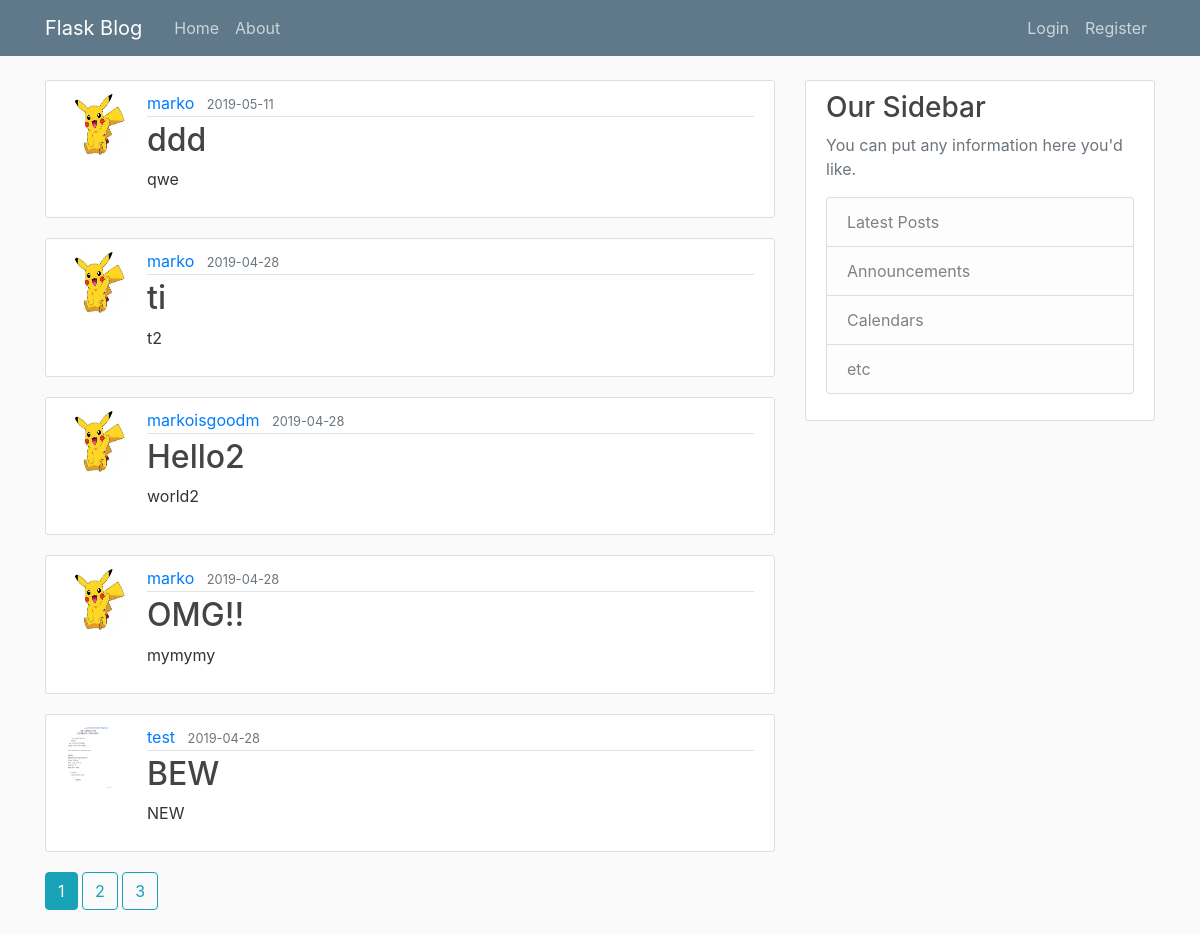
Page /home on the earlier database version.
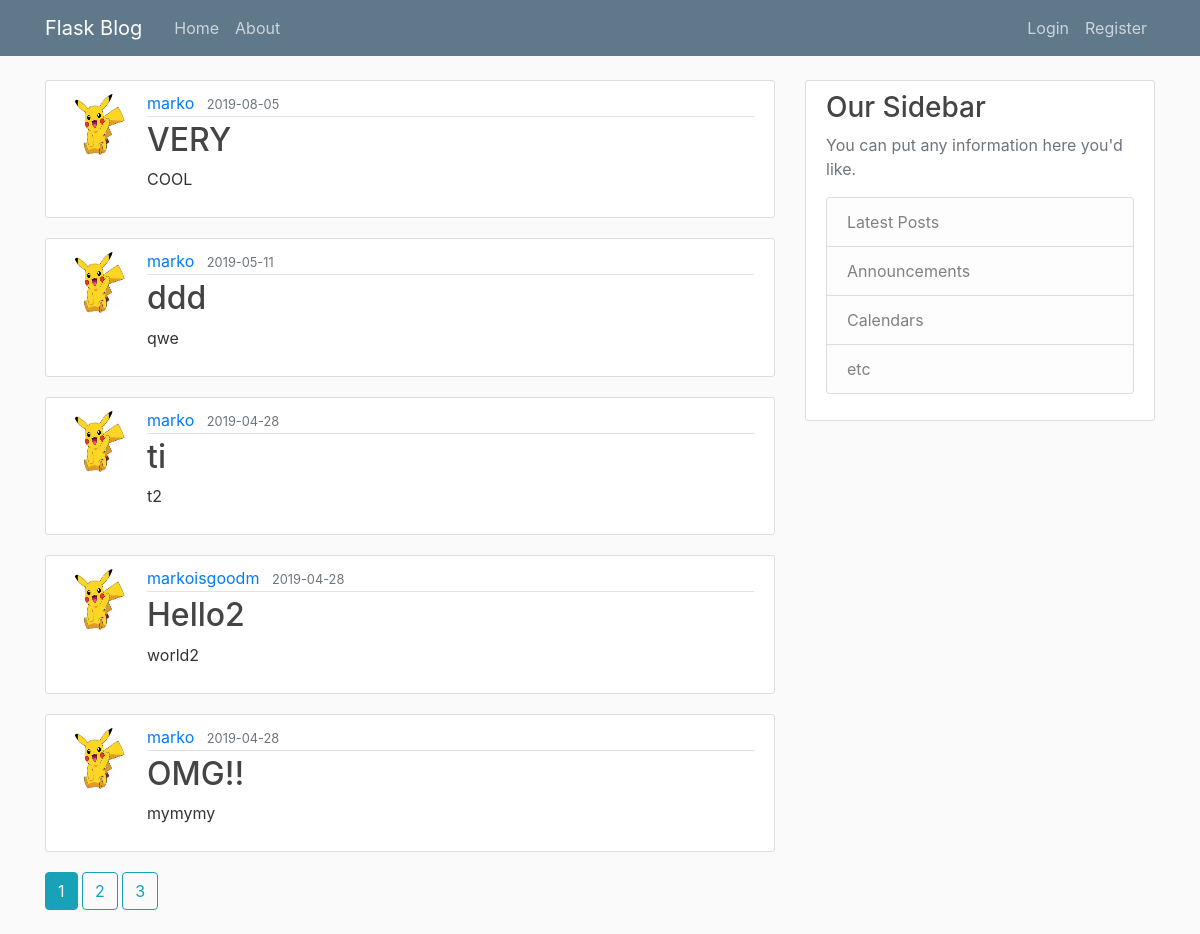
Same page on the later database version.
### flaskblog/models.py (models this page shows, shortened)
class Post(db.Model):
    id = db.Column(db.Integer, primary_key=True)
    title = db.Column(db.String(100), nullable=False)
    date_posted = db.Column(db.DateTime, nullable=False, default=datetime.utcnow)
    content = db.Column(db.Text, nullable=False)
    user_id = db.Column(db.Integer, db.ForeignKey('user.id'), nullable=False)

class User(db.Model, UserMixin):
    id = db.Column(db.Integer, primary_key=True)
    username = db.Column(db.String(20), unique=True, nullable=False)
    email = db.Column(db.String(120), unique=True, nullable=False)
    image_file = db.Column(db.String(20), nullable=False, default='default.jpg')
    password = db.Column(db.String(60), nullable=False)
    posts = db.relationship('Post', backref='author', lazy=True)

### flaskblog/main/routes.py (the view)
@main.route("/")
@main.route("/home")
def home():
    page = request.args.get('page', default=1, type=int)
    posts = Post.query.order_by(Post.date_posted.desc()).paginate(page=page, per_page=5)
    return render_template("home.html", posts=posts)

### flaskblog/templates/home.html
{% extends "layout.html" %}
{% block content %}
    {% for post in posts.items %}
        <article class="media content-section">
          <img class="rounded-circle article-img" src="{{ url_for('static', filename='profile_pics/' + post.author.image_file) }}">
          <div class="media-body">
            <div class="article-metadata">
              <a class="mr-2" href="{{ url_for('users.user_posts', username=post.author.username) }}">{{ post.author.username }}</a>
              <small class="text-muted">{{ post.date_posted.strftime('%Y-%m-%d') }}</small>
            </div>
            <h2><a class="article-title" href="{{ url_for('posts.post', post_id=post.id) }}">{{ post.title }}</a></h2>
            <p class="article-content">{{ post.content }}</p>
          </div>
        </article>
    {% endfor %}
    {% for page_num in posts.iter_pages(left_edge=1, right_edge=1, left_current=1, right_current=2) %}
        {% if page_num %}
            {% if posts.page == page_num %}
                <a class="btn btn-info mb-4" href="{{ url_for('main.home', page=page_num)}}">{{ page_num }}</a>
            {% else %}
                <a class="btn btn-outline-info mb-4" href="{{ url_for('main.home', page=page_num)}}">{{ page_num }}</a>
            {% endif %}
        {% else %}
            ...
        {% endif %}
    {% endfor %}
{% endblock content %}

### flaskblog/templates/layout.html (shortened to what this page needs)
<!DOCTYPE html>
<html>
<head>
    <link rel="stylesheet" href="https://stackpath.bootstrapcdn.com/bootstrap/4.3.1/css/bootstrap.min.css">
    <link rel="stylesheet" type="text/css" href="{{ url_for('static', filename='main.css') }}">
</head>
<body>
    <header class="site-header">
      <nav class="navbar navbar-expand-md navbar-dark bg-steel fixed-top">
        <div class="container">
          <a class="navbar-brand mr-4" href="/">Flask Blog</a>
          <div class="collapse navbar-collapse" id="navbarToggle">
            <div class="navbar-nav mr-auto">
              <a class="nav-item nav-link" href="{{ url_for('main.home') }}">Home</a>
              <a class="nav-item nav-link" href="{{ url_for('main.about') }}">About</a>
            </div>
            <div class="navbar-nav">
              {% if current_user.is_authenticated %}
                <a class="nav-item nav-link" href="{{ url_for('posts.new_post') }}">New Post</a>
                <a class="nav-item nav-link" href="{{ url_for('users.account') }}">Account</a>
                <a class="nav-item nav-link" href="{{ url_for('users.logout') }}">Logout</a>
              {% else %}
                <a class="nav-item nav-link" href="{{ url_for('users.login') }}">Login</a>
                <a class="nav-item nav-link" href="{{ url_for('users.register') }}">Register</a>
              {% endif %}
              </div>
          </div>
        </div>
      </nav>
    </header>
    <main role="main" class="container">
      <div class="row">
        <div class="col-md-8">
            {% block content %}{% endblock %}
        </div>
        <div class="col-md-4">
          <div class="content-section">
            <h3>Our Sidebar</h3>
            <p class='text-muted'>You can put any information here you'd like.
              <ul class="list-group">
                <li class="list-group-item list-group-item-light">Latest Posts</li>
                <li class="list-group-item list-group-item-light">Announcements</li>
                <li class="list-group-item list-group-item-light">Calendars</li>
                <li class="list-group-item list-group-item-light">etc</li>
              </ul>
            </p>
          </div>
        </div>
      </div>
    </main>
</body>
</html>

### flaskblog/static/main.css (style rules this page uses)
body { background: #fafafa; color: #333333; margin-top: 5rem; }
h1, h2, h3, h4, h5, h6 { color: #444444; }
.bg-steel { background-color: #5f788a; }
.site-header .navbar-nav .nav-link { color: #cbd5db; }
.content-section { background: #ffffff; padding: 10px 20px; border: 1px solid #dddddd; border-radius: 3px; margin-bottom: 20px; }
.article-title { color: #444444; }
.article-content { white-space: pre-line; }
.article-img { height: 65px; width: 65px; margin-right: 16px; }
.article-metadata { padding-bottom: 1px; margin-bottom: 4px; border-bottom: 1px solid #e3e3e3 }

Differences in the rows shown:
no longer on this page (row unchanged): Post: image_file (picture), author.username "test", date_posted "2019-04-28", title "BEW", content "NEW"
added Post: image_file (placeholder picture), author.username "marko", date_posted "2019-08-05", title "VERY", content "COOL"
